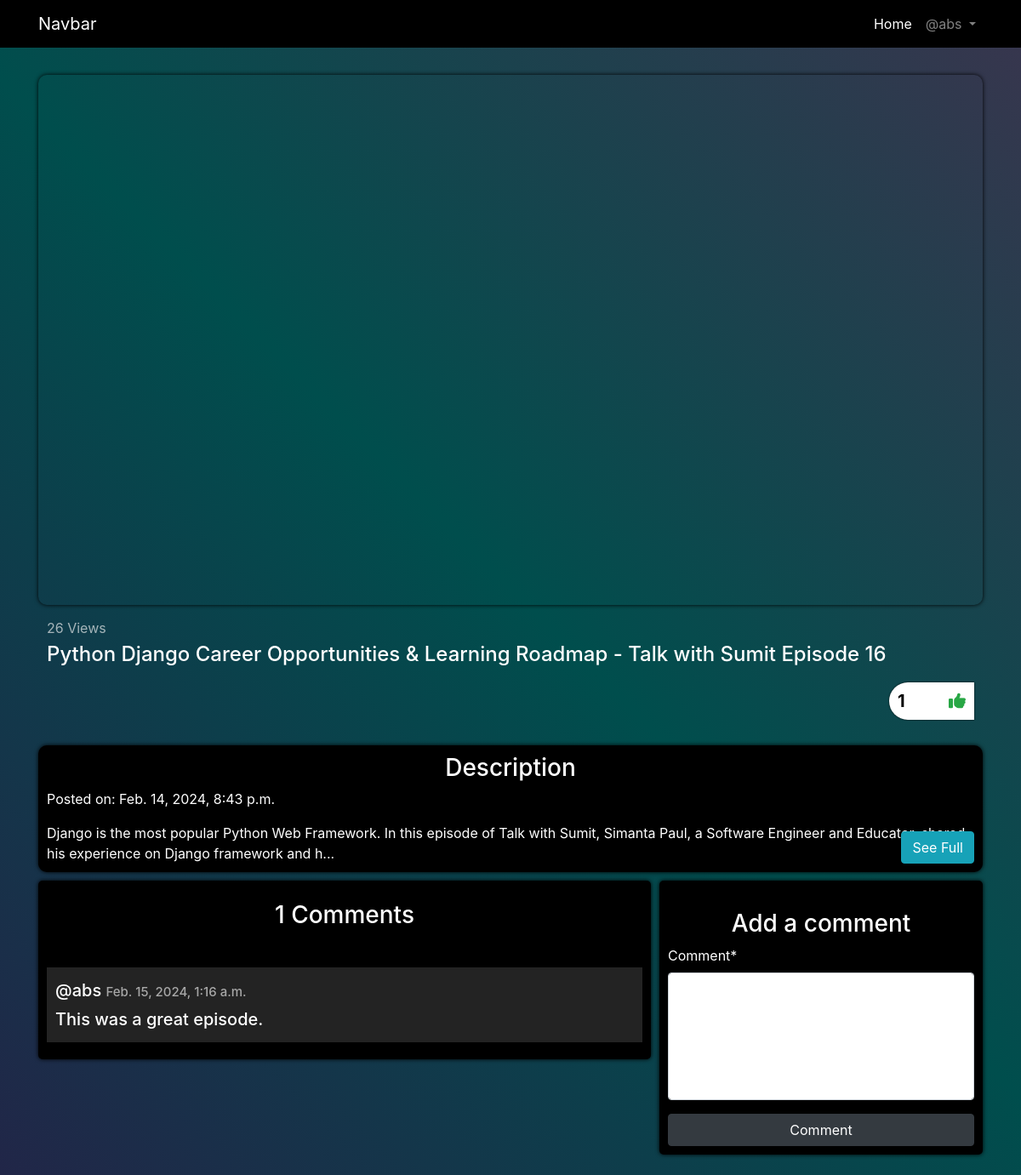
The page /video/2/ (signed in) on the database its author committed.
### App_Videos/models.py (models this page shows, shortened)
class Video(models.Model):
    video_code = models.CharField(max_length=264)
    title = models.CharField(max_length=264)
    description = models.TextField(max_length=1600)
    thumbnail = models.ImageField(upload_to='videos')
    category = models.ForeignKey(Category, on_delete=models.CASCADE)
    views = models.IntegerField(default=0)
    created_at = models.DateTimeField(auto_now_add=True)
    updated_at = models.DateTimeField(auto_now=True)
    class Meta:
        ordering = ['-views','-updated_at', '-created_at', 'title']

class Comment(models.Model):
    user = models.ForeignKey(User, related_name='comment', on_delete=models.CASCADE)
    video = models.ForeignKey(Video, related_name='commented_video', on_delete=models.CASCADE)
    comment = models.TextField(max_length=500)
    created_at = models.DateTimeField(auto_now_add=True)
    updated_at = models.DateTimeField(auto_now=True)

### App_Videos/views.py (the view)
# urls.py: path('video/<pk>/', video_details , name='video_details'),
def video_details(request, pk):
    video = Video.objects.get(pk=pk)
    video.views += 1
    video.save()
    comments = Comment.objects.filter(video=video)
    likes = Likes.objects.filter(video=video)
    isLiked = False
    if request.user.is_authenticated:
        isLiked = Likes.objects.filter(video=video, user=request.user)
    if request.method == 'POST':
        if not request.user.is_authenticated:
            first = reverse('App_Auth:login')
            next = reverse('App_Videos:video_details', kwargs={'pk': pk})
            return redirect("{}?next={}".format(first, next))
        form = CommentForm(request.POST)
        if form.is_valid():
            comment = form.save(commit=False)
            comment.user = request.user
            comment.video = video
            comment.save()
            messages.success(request,"Comment Added!")
            return HttpResponseRedirect(reverse('App_Videos:video_details', kwargs={'pk': pk}))
    else:
        form = CommentForm()
    return render(request, 'App_Videos/video_details.html', context={'video': video, 'comments': comments, 'likes': likes, 'isLiked': isLiked, 'form': form})

### App_Videos/forms.py
class CommentForm(forms.ModelForm):
    class Meta:
        model = Comment
        fields = ('comment',)
        labels = {
            'comment': 'Comment',
        }

### templates/App_Videos/video_details.html (shortened to what this page needs)
{% extends "base.html" %}
{%load crispy_forms_tags%}
{%block body_block%}
    <div class="w-100 video-section">
        <iframe width="100%" height="100%" src="https://www.youtube.com/embed/{{video.video_code}}?rel=0&autoplay=1&modestbranding=1" frameborder="0" allowfullscreen></iframe>
    </div>
    <div class="w-100 title-section">
        <span style="opacity: 0.7;color: #f1f1f1f1; margin: 5px 0;">{{video.views}} <span>Views</span></span>
        <h4>{{video.title}}</h4>
        <h3 class="likes">
            {{likes|length}}
            {%if isLiked%}
                <a href="{%url 'App_Videos:like' pk=video.pk%}"><i class="text-success fa-solid fa-thumbs-up"></i></a>
            {%else%}
                <a href="{%url 'App_Videos:like' pk=video.pk%}"><i class="text-success fa-regular fa-thumbs-up"></i></a>
            {%endif%}
        </h3>
    </div>
    <div class="w-100 description-section">
        <h3 class="text-center">Description</h3>
        <p>Posted on: {{video.created_at}}</p>
        <div class="short">{{video.description|slice:180}}...</div>
        <button class="see-toggle btn btn-info" type="button">See Full</button>
    </div>
    <div class="comment-section">
        <div class="all-comment">
            {%if comments%}
                <h3 class="text-center mt-4 mb-4">{{comments|length}} Comments</h3>
                <div class="comments">
                    {%for comment in comments%}
                    <div class="comment">
                        <h5 style="align-self: flex-start;">@{{comment.user}} <span style="opacity: 0.6; font-size: 15px;">{{comment.created_at}}</span></h5>
                        <h5 style="align-self: flex-start; margin-top: 10px;">{{comment.comment}}</h5>
                    </div>
                {%endfor%}
                </div>
            {%else%}
                <h3 class="text-center mt-4 mb-4">No Comments</h3>
            {%endif%}
        </div>
        <div class="add-comment">
            <form method="POST" class="mt-4">
                <h3 class="text-center">Add a comment</h3>
                {{form|crispy}}
                <button type="submit" class="btn btn-dark w-100">Comment</button>
            </form>
        </div>
    </div>
{%endblock%}

### templates/base.html (shortened to what this page needs)
{%load static%}
<!DOCTYPE html>
<html lang="en">
<head>
    <link
        rel="stylesheet"
        href="https://cdn.jsdelivr.net/npm/bootstrap@4.0.0/dist/css/bootstrap.min.css"
    />
    <link
        rel="stylesheet"
        href="https://cdnjs.cloudflare.com/ajax/libs/font-awesome/6.5.1/css/all.min.css"
    />
    <link rel="stylesheet" href="{% static 'css/main.css' %}?{% now “U” %}" />
</head>
<body>
    <header>
        <nav class="navbar navbar-expand-lg navbar-dark" style="background: black;">
          <div class="container">
            <a class="navbar-brand" href="{% url 'home' %}">Navbar</a>
            <div class="collapse navbar-collapse" id="navbarNav">
              <ul class="navbar-nav ml-auto">
                {% if user.is_authenticated %}
                <li class="nav-item active">
                  <a class="nav-link" href="{%url 'home'%}"
                    >Home <span class="sr-only">(current)</span></a
                  >
                </li>
                <li class="nav-item dropdown">
                  <a
                    class="nav-link dropdown-toggle"
                    href="#"
                    id="navbarDropdownMenuLink"
                    data-toggle="dropdown"
                    aria-haspopup="true"
                    aria-expanded="false"
                  >
                    @{{user.username}}
                  </a>
                </li>
                {%endif%}
              </ul>
            </div>
          </div>
        </nav>
    </header>
    <main class='container pt-4 pb-4'>
        {% block body_block %}
        {% endblock %}
    </main>
</body>
</html>

### static/css/main.css (style rules this page uses)
* { padding: 0; margin: 0; box-sizing: border-box; }
body { background: linear-gradient(45deg, #212648 0%, #004e4d 50%, #39354e 100%) center; min-height: 100vh; }
label { color: white; }
iframe { border-radius: 10px; box-shadow: 0 0 5px black; }
.title-section { display: flex; align-items: flex-start; justify-content: space-between; padding: 10px; color: white; flex-direction: column; }
.likes { width: 100px; display: flex; align-items: center; justify-content: space-between; background-color: #ffffff; color: black; box-shadow: 0 0 2px black; border-radius: 0 0 5px 5px; font-size: 20px; font-weight: bold; margin: 10px 0; text-decoration: none; padding: 10px; border-radius: 40px 0 0 40px; align-self: flex-end; }
.description-section { position: relative; padding: 10px; background-color: #000000; color: white; border-radius: 10px; box-shadow: 0 0 5px black; margin-top: 10px; transition: all 0.4s; overflow-x: hidden; }
.see-toggle { position: absolute; bottom: 10px; right: 10px; }
.comment-section { display: flex; align-items: flex-start; justify-content: space-between; flex-wrap: wrap; margin-top: 10px; }
.all-comment { flex: 2; background-color: #000000; color: white; margin-right: 5px; border-radius: 5px; box-shadow: 0 0 5px black; }
.add-comment { flex: 1; background-color: #000000; color: white; padding: 10px; margin-left: 5px; border-radius: 5px; box-shadow: 0 0 5px black; }
.add-comment textarea { resize: none !important; width: 100%; height: 150px; }
.comments { display: flex; align-items: flex-start; justify-content: space-between; flex-direction: column; padding: 10px; }
.comment { width: 100%; display: flex; align-items: center; justify-content: space-between; flex-direction: column; padding: 15px 10px; background-color: #232323; color: white; box-shadow: 0 0 2px black; margin: 10px 0; }
.comment h5 { margin-bottom: 0; }

### rows shown on the page
Video: views "26", title "Python Django Career Opportunities & Learning Roadmap - Talk with Sumit Episode 16", created_at "Feb. 14, 2024, 8:43 p.m.", description "Django is the most popular Python Web Framework. In this episode of Talk with Sumit, Simanta Paul, a Software Engineer and Educator, shared his experience on Django framework and h"
Comment: user "abs", created_at "Feb. 15, 2024, 1:16 a.m.", comment "This was a great episode."

### other values the page prints
{{ user.username }} "abs"
{{ likes|length }} "1"
{{ comments|length }} "1"
